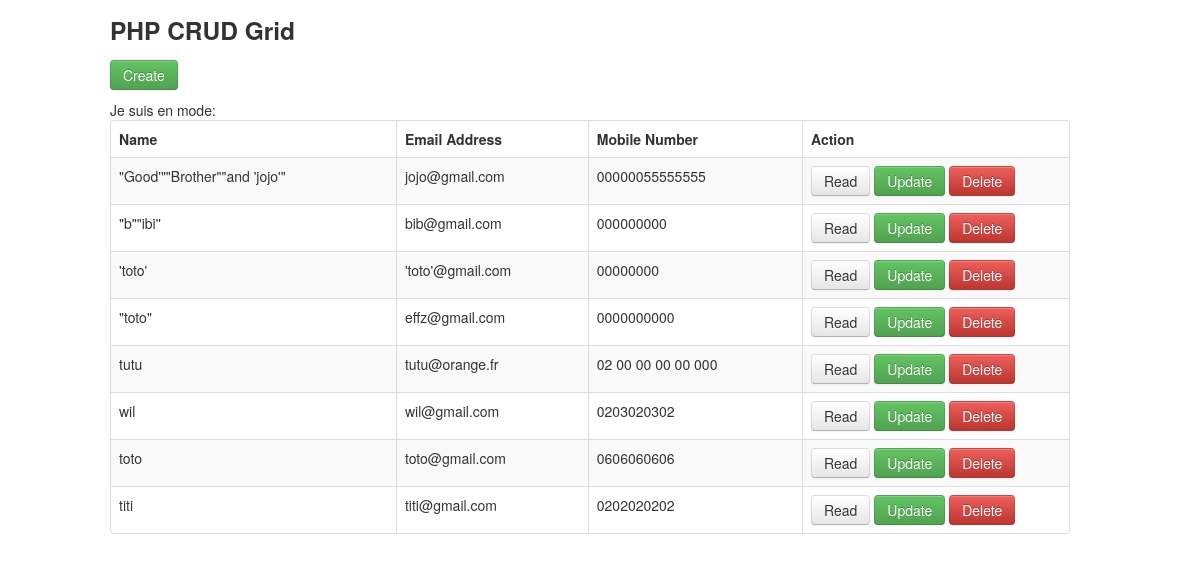
The page /crud-php-mysql/index.php on the database its author committed.
### tables this page shows
CREATE TABLE `customers` (
  `id` int NOT NULL AUTO_INCREMENT,
  `name` varchar(100) NOT NULL,
  `email` varchar(100) NOT NULL,
  `mobile` varchar(100) NOT NULL,
  PRIMARY KEY (`id`)
);

### crud-php-mysql/index.php (the view, shortened to what this page needs)
<!DOCTYPE html>
<html lang="en">
<head>
  <link href="./front/assets/css/bootstrap.min.css" rel="stylesheet">
</head>
<body>
  <div class="container">
    <div class="row">
      <h3>PHP CRUD Grid</h3>
    </div>
    <div class="row">
      <p>
        <a href="./front/pages/create.php" class="btn btn-success">Create</a>
      </p>
      <table class="table table-striped table-bordered">
        <thead>
          <tr>
            <th>Name</th>
            <th>Email Address</th>
            <th>Mobile Number</th>
            <th>Action</th>
          </tr>
        </thead>
        <tbody>
          <?php
          include './back/src/databases/database.php';
          $pdo = Database::connect();
          $sql = 'SELECT * FROM customers ORDER BY id DESC';
          foreach ($pdo->query($sql) as $row) {
            echo '<tr>';
            echo '<td>' . $row['name'] . '</td>';
            echo '<td>' . $row['email'] . '</td>';
            echo '<td>' . $row['mobile'] . '</td>';
            echo '<td width=250>';
            echo '<a class="btn" href="./front/pages/read.php?id=' . $row['id'] . '">Read</a>';
            echo '<a class="btn btn-success" href="./front/pages/update.php?id=' . $row['id'] . '">Update</a>';
            echo '<a class="btn btn-danger" href="./front/pages/delete.php?id=' . $row['id'] . '">Delete</a>';
            echo '</td>';
            echo '</tr>';
          }
          ?>
        </tbody>
      </table>
    </div>
  </div>
</body>
</html>

### crud-php-mysql/back/src/databases/database.php (shortened to what this page needs)
<?php
class Database
{
  private static $cont  = null;
  public static function connect()
  {
    $appEnv = $GLOBALS['APP_ENV'];
    $dbName = $GLOBALS['DATABASE_NAME'];
    $dbHost = $GLOBALS['DATABASE_HOST'];
    $dbUsername = $GLOBALS['DATABASE_USER'];
    $dbUserPassword = $GLOBALS['DATABASE_PASSWORD'];
    if (null == self::$cont) {
      try {
        self::$cont =  new PDO("mysql:host=" . $dbHost . ";" . "dbname=" . $dbName, $dbUsername, $dbUserPassword);
        echo "Je suis en mode: " . strtoupper($appEnv) ."<br>";
      } catch (PDOException $e) {
        echo "<br>Connection failed: <br>" . $e->getMessage();
      }
    }
    return self::$cont;
  }
}
?>

### rows shown on the page
customers: name "\"Good'\"\"Brother\"\"and 'jojo'\"", email "jojo@gmail.com", mobile "00000055555555"
customers: name "\"b\"\"ibi''", email "bib@gmail.com", mobile "000000000"
customers: name "'toto'", email "'toto'@gmail.com", mobile "00000000"
customers: name "\"toto\"", email "effz@gmail.com", mobile "0000000000"
customers: name "tutu", email "tutu@orange.fr", mobile "02 00 00 00 00 000"
customers: name "wil", email "wil@gmail.com", mobile "0203020302"
customers: name "toto", email "toto@gmail.com", mobile "0606060606"
customers: name "titi", email "titi@gmail.com", mobile "0202020202"
